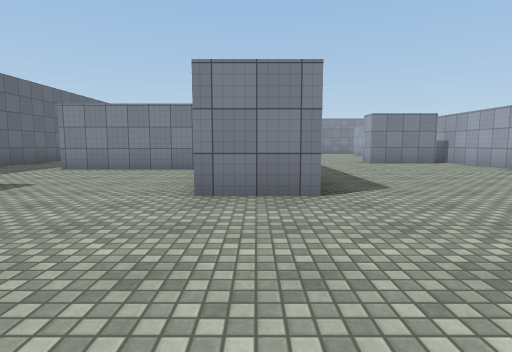
[1] (above)

24 first-person views from a walk through a scene from a Unity 3-D project. The camera is 1.2 m above the floor, tilts 6° down and sees 80° across. The floor is counted in squares, 2 m on a side. Each view is taken from the middle of a square. On the plan, view 1 faces up. The plan holds only what a view shows up to about 9 squares ahead; the rest is blank. Surface patterns are stand-ins for the level's own textures.

[2]
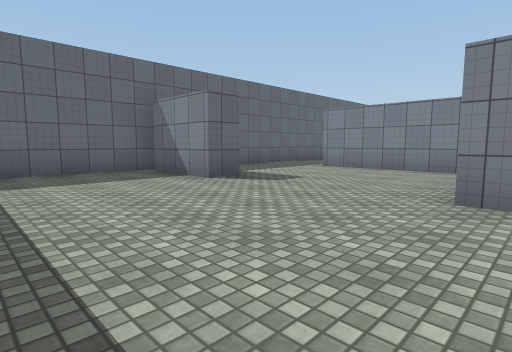

[3]
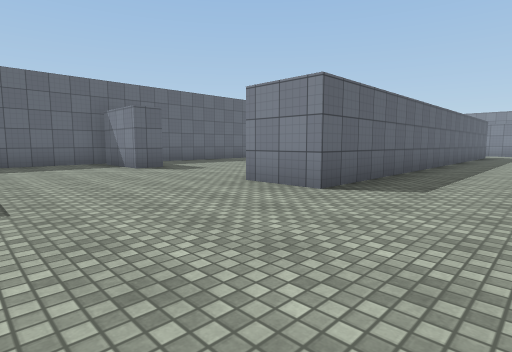

[4]
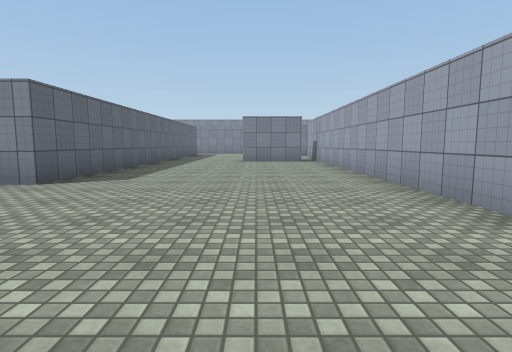

[5]
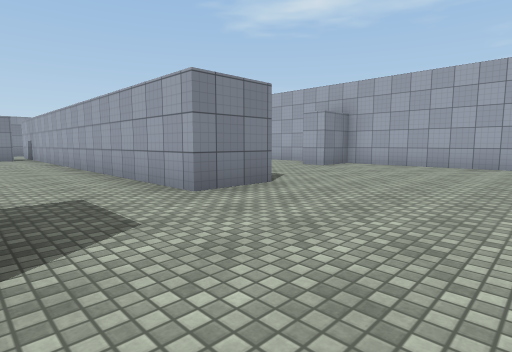

[6]
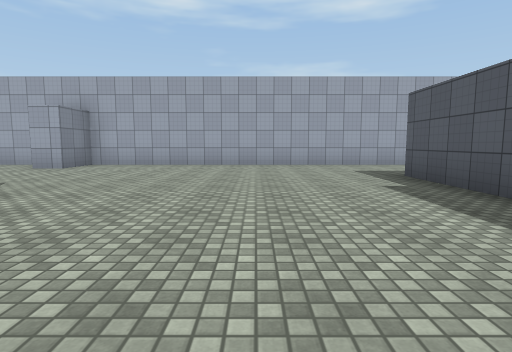

[7]
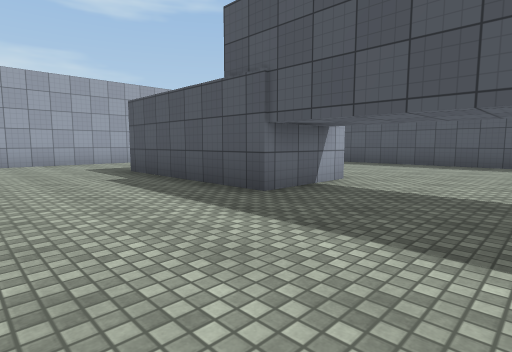

[8]
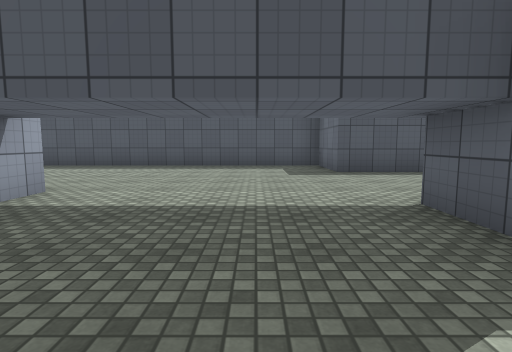

[9]
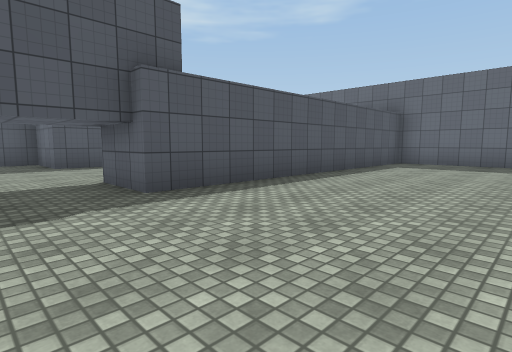

[10]
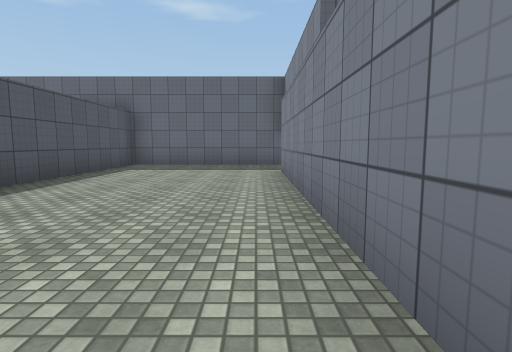

[11]
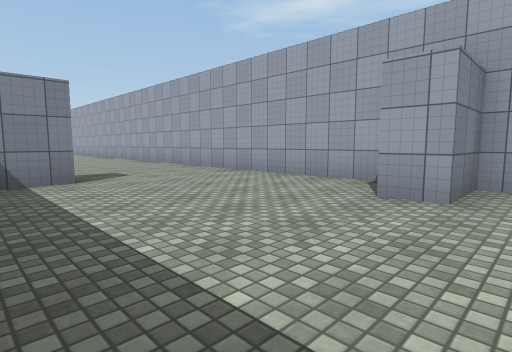

[12]
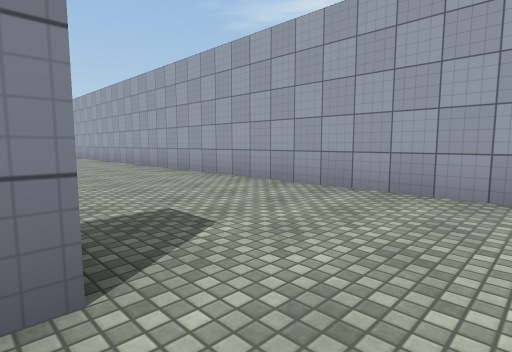

[13]
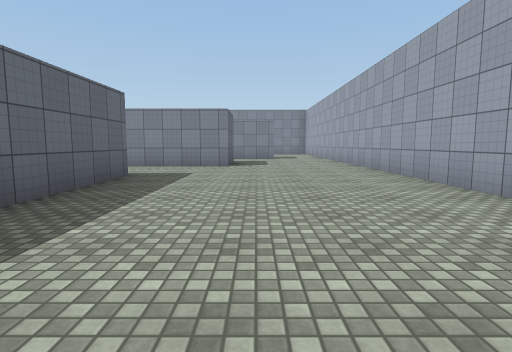

[14]
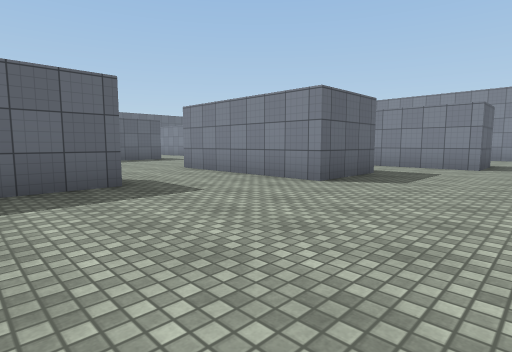

[15]
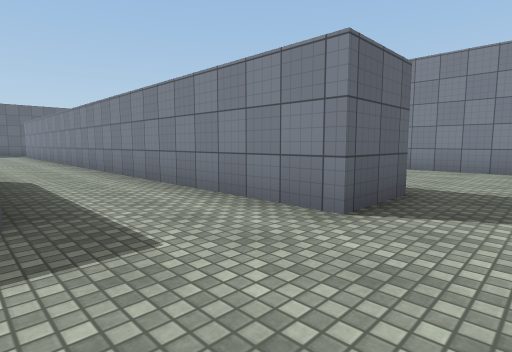

[16]
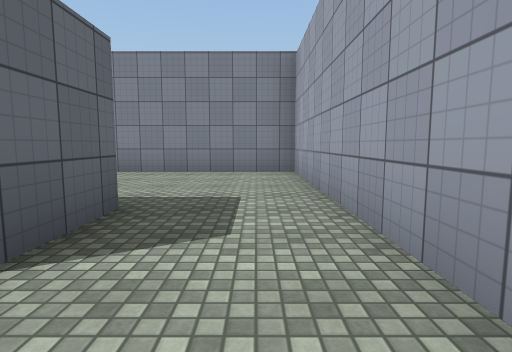

[17]
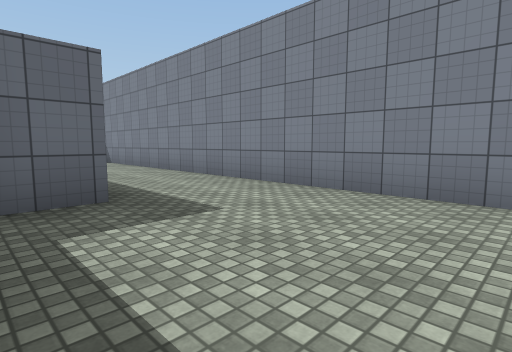

[18]
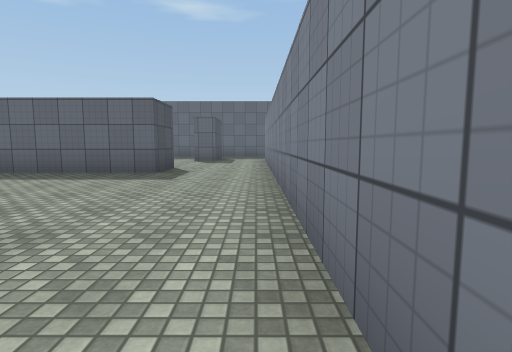

[19]
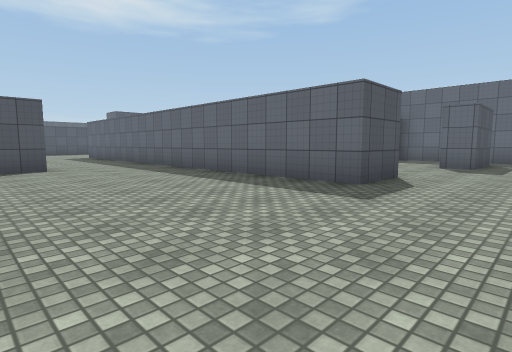

[20]
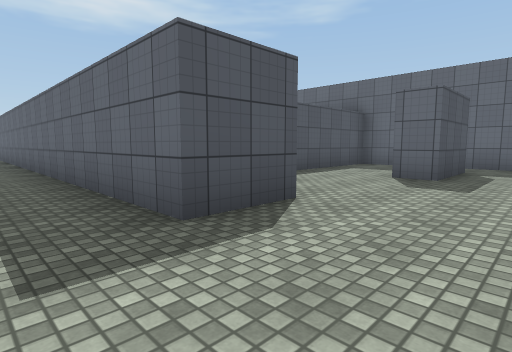

[21]
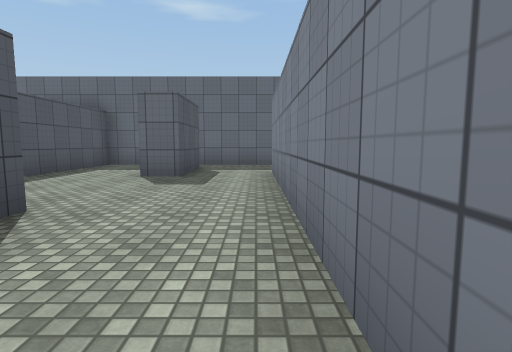

[22]
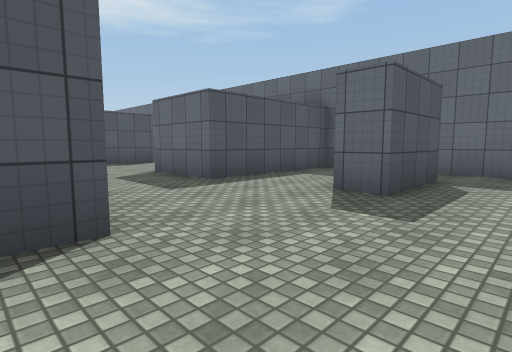

[23]
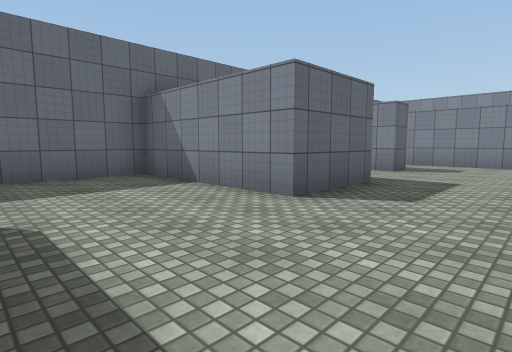

[24]
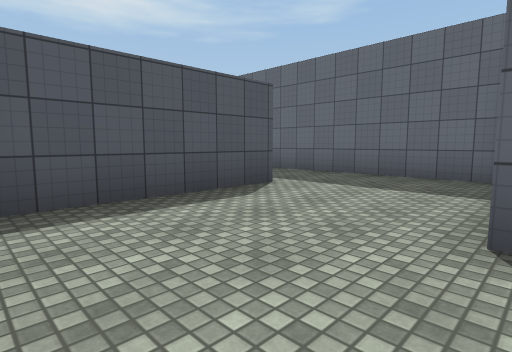

### Floor plan
Points are (right, up) in squares from view 1. A wall is a line through its corners. A room is listed if a view was taken in it or the views show most of it. See-through windows are left out.
Room 1 (views 1, 2, 3, 4, 5, 6, 7, 8, 9, 10, 11, 12, 13, 14, 15, 16, 18, 19, 20, 21, 22, 23, 24)
walls: (1.5, -2.5) (-4.5, -2.5); (7.6, -0.8) (6.1, -0.8) (6.1, 9.1); (-1.4, 7.2) (-4.6, 7.2); (9.4, 5.2) (8.4, 5.2); (-4.4, 4) (-4.4, 3.2) (-6.5, 3.2); (3.5, 10.2) (4.4, 10.2); (12.8, 2) (12.8, 15); (-6.8, 3.5) (-6.8, 0.5); (-4.6, 8.8) (-1.2, 8.8); (-6.8, -2.2) (-6.8, -6.6) (1.3, -6.6) (1.3, -8.1); (7.6, 11.8) (7.6, 8.8); (5.7, -8.9) (5.7, -6.8) (9.8, -6.8); (-0.6, -11.6) (1.3, -11.6) (1.3, -13.5) (9, -13.5); (12.8, -8.4) (12.8, 0.7) (11.5, 0.7) (11.5, 1.5); (-0.8, 15.9) (0.7, 15.9) (0.7, 3.5) (-0.8, 3.5); (-5.6, 13.7) (-3.1, 13.7) (-3.1, 11.7) (-6.8, 11.7) (-6.8, 6.8); (9.3, 16.2) (9.3, 14.2) (5.1, 14.2); (-4.6, 16.6) (-3.6, 16.6) (-3.6, 15.9) (-4.1, 15.9); (10.7, 18.3) (-4.5, 18.3)
ways out: opening at (11.5, 19) to room 2; opening at (-4, 17.5) to room 3; opening at (-4.5, 14.5) to room 4
Room 2 (view 17)
walls: (8.7, 21.2) (8.7, 20.2); (10.7, 19.9) (10.7, 18.3); (12.8, 17.9) (12.8, 23.6) (2.8, 23.6)
ways out: opening at (11.5, 19) to room 1; opening at (4.5, 22.5)
Room 3 (no view inside)
walls: (-5.6, 16.6) (-4.6, 16.6); (-6.8, 18.5) (-6.8, 16.2)
ways out: opening at (-4, 17.5) to room 1; opening at (-6, 16) to room 4
Room 4 (no view inside)
walls: (-6.8, 14.8) (-6.8, 13.7) (-5.6, 13.7)
ways out: opening at (-4.5, 14.5) to room 1; opening at (-6, 16) to room 3

Positions as (right, up) in squares from view 1, and headings:
1: (0, 0), facing up
2: (0, 0), facing up-left
3: (3, 0), facing up-left
4: (4, -1), facing up
5: (4, -4), facing up-right
6: (4, -4), facing right
7: (3, -4), facing down-right
8: (3, -5), facing down
9: (3, -3), facing down-left
10: (2, -3), facing left
11: (8, 0), facing up-right
12: (9, 4), facing up-right
13: (10, 6), facing up
14: (12, 10), facing up-left
15: (12, 16), facing up-left
16: (12, 17), facing up
17: (12, 20), facing up-left
18: (7, 18), facing left
19: (5, 18), facing down-left
20: (2, 18), facing down-left
21: (2, 18), facing left
22: (0, 18), facing down-left
23: (-1, 9), facing up-left
24: (-1, 12), facing down-left
